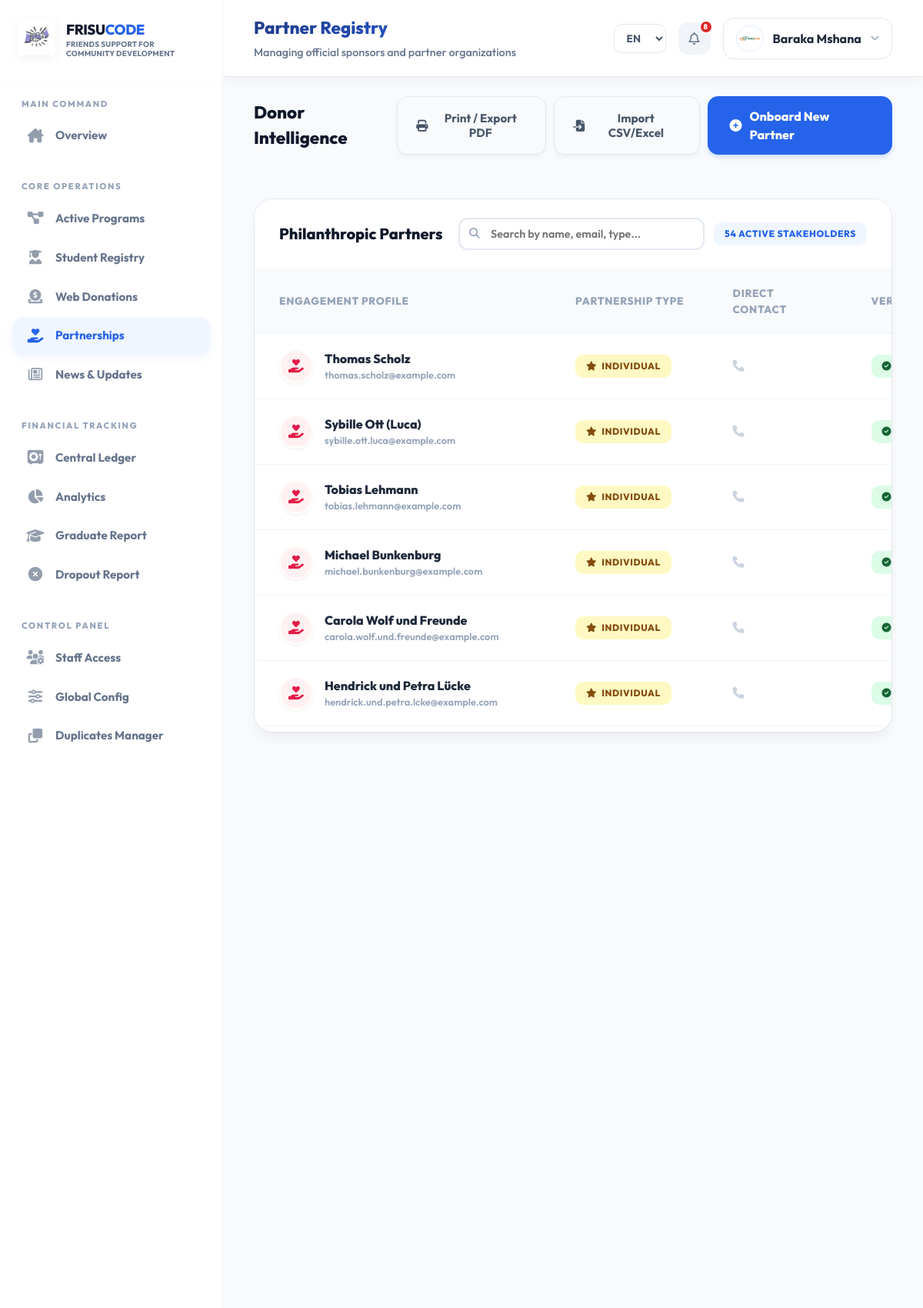
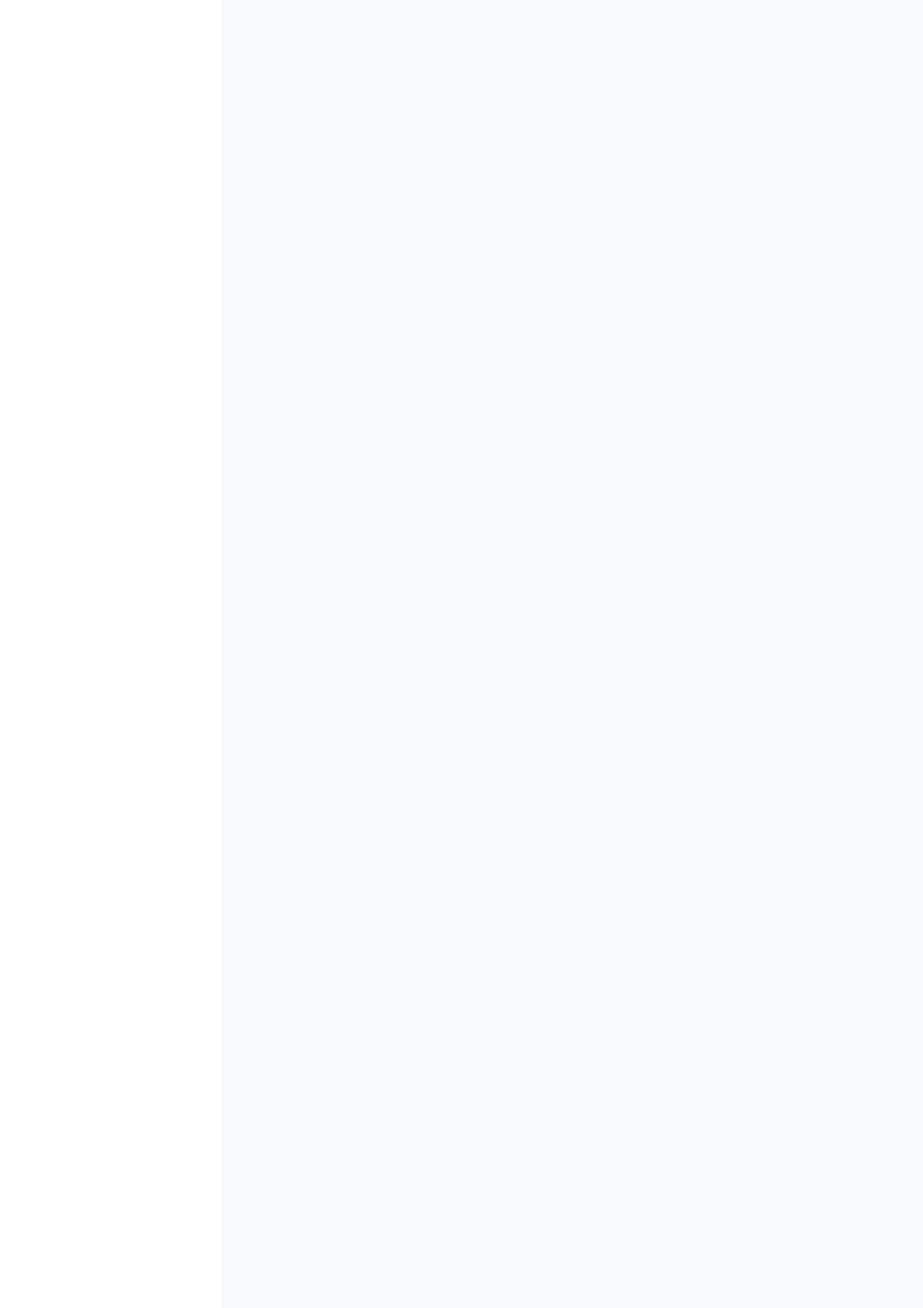
Screenshot of /system/donors/index.php (signed in, upper part) with the database file from the repository (2 pictures, top to bottom).
### tables this page shows
CREATE TABLE `users` (
  `id` int(11) NOT NULL,
  `full_name` varchar(100) NOT NULL,
  `email` varchar(100) NOT NULL,
  `profile_picture` varchar(255) DEFAULT NULL,
  `phone` varchar(30) DEFAULT NULL,
  `address` text DEFAULT NULL,
  `password` varchar(255) NOT NULL,
  `role` enum('super_admin','director','project_manager','finance','me_officer','field_officer','donor','guest') NOT NULL DEFAULT 'guest',
  `status` enum('active','inactive') DEFAULT 'active',
  `preferred_language` enum('en','sw','de','fr','es') DEFAULT 'en',
  `last_login` datetime DEFAULT NULL,
  `created_at` timestamp NOT NULL DEFAULT current_timestamp(),
  `updated_at` timestamp NOT NULL DEFAULT current_timestamp() ON UPDATE current_timestamp()
);

CREATE TABLE `sponsors` (
  `id` int(11) NOT NULL,
  `user_id` int(11) DEFAULT NULL,
  `organization_name` varchar(200) DEFAULT NULL,
  `phone` varchar(50) DEFAULT NULL,
  `address` text DEFAULT NULL,
  `sponsor_type` enum('individual','organization','government') DEFAULT 'individual'
);

### system/donors/index.php (the view, shortened to what this page needs)
<?php
require_once __DIR__ . '/../auth/auth_check.php';
require_once __DIR__ . '/../config/db.php';
try {
    $stmt = $pdo->query("SELECT s.*, u.email, u.full_name FROM sponsors s JOIN users u ON s.user_id = u.id ORDER BY u.created_at DESC");
    $donors = $stmt->fetchAll(PDO::FETCH_ASSOC);
} catch (PDOException $e) {
    $donors = [];
}
?>
<!DOCTYPE html>
<html lang="<?= htmlspecialchars($lang ?? 'en') ?>">
<head>
    <link rel="stylesheet" href="../../assets/css/system-dashboard.css">
    <link rel="stylesheet" href="https://cdnjs.cloudflare.com/ajax/libs/font-awesome/6.5.1/css/all.min.css">
</head>
<body>
<div class="dashboard-layout">
    <div class="main">
        <?php include __DIR__ . '/../partials/header.php'; ?>
        <div class="page-header fade-in" style="margin-bottom: 0;">
            <h2 style="font-family: 'Outfit'; font-weight: 800;"><?= __('Donor Intelligence') ?></h2>
            <div style="display: flex; gap: 10px;">
                <button onclick="window.print()" class="btn-secondary" style="border-radius: 14px; box-shadow: 0 4px 6px -1px rgba(0, 0, 0, 0.05); cursor: pointer;">
                    <i class="fa-solid fa-print"></i> <?= __('Print / Export PDF') ?>
                </button>
                <button onclick="document.getElementById('importFile').click()" class="btn-secondary" style="border-radius: 14px; box-shadow: 0 4px 6px -1px rgba(0, 0, 0, 0.05); cursor: pointer;">
                    <i class="fa-solid fa-file-import"></i> <?= __('Import CSV/Excel') ?>
                </button>
                <a href="create.php" class="btn-primary" style="border-radius: 14px; box-shadow: 0 4px 6px -1px rgba(37, 99, 235, 0.22);">
                    <i class="fa-solid fa-plus-circle"></i> <?= __('Onboard New Partner') ?>
                </a>
            </div>
        </div>
        <div class="content-box fade-in" style="margin: 32px 40px; animation-delay: 0.1s;">
            <div style="padding: 24px 32px; border-bottom: 2px solid #f8fafc; display: flex; justify-content: space-between; align-items: center; background: #fff; flex-wrap: wrap; gap: 15px;">
                <h3 style="font-family: 'Outfit'; font-size: 1.25rem; font-weight: 800; margin: 0; color: #0f172a;"><?= __('Philanthropic Partners') ?></h3>
                <div style="display: flex; align-items: center; gap: 12px; flex-wrap: wrap;">
                    <div style="position: relative;">
                        <i class="fa-solid fa-magnifying-glass" style="position: absolute; left: 14px; top: 50%; transform: translateY(-50%); color: #94a3b8; font-size: 0.85rem;"></i>
                        <input type="text" id="searchDonors" placeholder="<?= __('Search by name, email, type...') ?>" oninput="filterTable()" style="padding: 10px 16px 10px 40px; border: 2px solid #e2e8f0; border-radius: 12px; font-size: 0.9rem; font-weight: 600; width: 320px; outline: none; transition: border-color 0.2s; font-family: inherit;" onfocus="this.style.borderColor='#3b82f6'" onblur="this.style.borderColor='#e2e8f0'">
                    </div>
                    <span class="badge" style="background: #eff6ff; color: #2563eb; font-weight: 800; padding: 6px 14px; border-radius: 10px; white-space: nowrap;"><?php echo count($donors); ?> <?= __('Active Stakeholders') ?></span>
                </div>
            </div>
            <?php if(count($donors) > 0): ?>
                <div style="width: 100%; max-height: 600px; overflow: auto; -webkit-overflow-scrolling: touch; border-radius: 0 0 24px 24px;">
                    <table class="data-table" id="dataTable">
                        <thead>
                            <tr>
                                <th style="padding-left: 32px;"><?= __('Engagement Profile') ?></th>
                                <th><?= __('Partnership Type') ?></th>
                                <th><?= __('Direct Contact') ?></th>
                                <th><?= __('Verified Status') ?></th>
                            </tr>
                        </thead>
                        <tbody>
                            <?php foreach($donors as $donor): ?>
                                <tr>
                                    <td style="padding-left: 32px; min-width: 250px;">
                                        <div style="display: flex; align-items: center; gap: 15px;">
                                            <div class="profile-img-circle" style="width: 44px; height: 44px; background: #fff1f2; color: #e11d48; font-size: 1.1rem; border: 2px solid #fff; box-shadow: 0 2px 4px rgba(0,0,0,0.05); flex-shrink: 0;">
                                                <i class="fa-solid fa-hand-holding-heart"></i>
                                            </div>
                                            <div>
                                                <div style="font-weight: 800; color: #1e293b; font-family: 'Outfit'; font-size: 1rem;"><?php echo htmlspecialchars($donor['organization_name'] ?: $donor['full_name']); ?></div>
                                                <div style="font-size: 0.8rem; color: #94a3b8; font-weight: 600; text-transform: lowercase;"><?php echo htmlspecialchars($donor['email']); ?></div>
                                            </div>
                                        </div>
                                    </td>
                                    <td style="min-width: 160px;">
                                        <span class="badge warning" style="display: inline-flex; align-items: center; gap: 6px; font-weight: 800; padding: 6px 14px; border-radius: 10px;">
                                            <i class="fa-solid fa-star"></i>
                                            <?php echo strtoupper($donor['sponsor_type']); ?>
                                        </span>
                                    </td>
                                    <td style="min-width: 180px;">
                                        <div style="font-size: 0.95rem; color: #475569; font-weight: 600;">
                                            <i class="fa-solid fa-phone" style="width: 20px; color: #cbd5e1;"></i>
                                        </div>
                                    </td>
                                    <td style="min-width: 150px;">
                                        <span class="badge success" style="display: inline-flex; align-items: center; gap: 6px; font-weight: 800; padding: 6px 14px;">
                                            <i class="fa-solid fa-circle-check"></i>
                                        </span>
                                    </td>
                                </tr>
                            <?php endforeach; ?>
                        </tbody>
                    </table>
                </div>
            <?php endif; ?>
        </div>
    </div>
</div>
</body>
</html>

### system/partials/header.php (shortened to what this page needs)
<?php
$current_url = $_SERVER['REQUEST_URI'];
$title_data = ['title' => __('System Module'), 'sub' => __('FRISUCODE Smart Office')];
if (strpos($current_url, '/dashboards/super_admin.php') !== false) {
    $title_data = ['title' => __('Executive Dashboard'), 'sub' => __('Real-time overview of organization impact')];
} elseif (strpos($current_url, '/dashboards/staff.php') !== false) {
    $title_data = ['title' => __('Staff Dashboard'), 'sub' => __('Your workspace and assigned tasks')];
} elseif (strpos($current_url, '/dashboards/project_manager.php') !== false) {
    $title_data = ['title' => __('Project Manager Dashboard'), 'sub' => __('Manage active programs and resources')];
} elseif (strpos($current_url, '/dashboards/donor.php') !== false) {
    $title_data = ['title' => __('Donor Portal'), 'sub' => __('Your impact and contribution overview')];
} elseif (strpos($current_url, '/dashboards/finance.php') !== false) {
    $title_data = ['title' => __('Finance Dashboard'), 'sub' => __('Real-time financial control and oversight')];
} elseif (strpos($current_url, '/projects/') !== false) {
    if (strpos($current_url, 'create.php') !== false) {
        $title_data = ['title' => __('New Program'), 'sub' => __('Initiating a community initiative')];
    } else {
        $title_data = ['title' => __('Project Management'), 'sub' => __('Overseeing active programs and goals')];
    }
} elseif (strpos($current_url, '/beneficiaries/') !== false) {
    if (strpos($current_url, 'create.php') !== false) {
        $title_data = ['title' => __('Student Registration'), 'sub' => __('Adding a new beneficiary to the database')];
    } else {
        $title_data = ['title' => __('Student Registry'), 'sub' => __('Managing sponsored students and progress')];
    }
} elseif (strpos($current_url, '/finance/') !== false) {
    if (strpos($current_url, 'create.php') !== false) {
        $title_data = ['title' => __('New Entry'), 'sub' => __('Recording financial movement in the ledger')];
    } else {
        $title_data = ['title' => __('Financial Ledger'), 'sub' => __('Tracking organizational inflow and outflow')];
    }
} elseif (strpos($current_url, '/donations/') !== false) {
    $title_data = ['title' => __('Public Contributions'), 'sub' => __('Reviewing donations received from the website')];
} elseif (strpos($current_url, '/donors/') !== false) {
    $title_data = ['title' => __('Partner Registry'), 'sub' => __('Managing official sponsors and partner organizations')];
} elseif (strpos($current_url, '/reports/') !== false) {
    $title_data = ['title' => __('Impact Analytics'), 'sub' => __('Data-driven insights and reporting')];
} elseif (strpos($current_url, '/users/') !== false) {
    $title_data = ['title' => __('Staff Directory'), 'sub' => __('Managing system access and personnel roles')];
} elseif (strpos($current_url, '/settings/') !== false) {
    $title_data = ['title' => __('Global Settings'), 'sub' => __('System-wide configurations and branding')];
}
$adminName = $_SESSION['user_name'] ?? 'Admin User';
$lang = $_SESSION['lang'] ?? 'en';
?>
<header class="topbar">
    <div>
        <h1><?= $title_data['title'] ?></h1>
        <p><?= $title_data['sub'] ?></p>
    </div>
    <div class="top-actions">
        <form method="get" class="lang-select">
            <select name="lang" onchange="this.form.submit()">
                <option value="en" <?= ($lang ?? 'en')=='en'?'selected':'' ?>>EN</option>
            </select>
        </form>
        <?php
        $headerNotifs = [];
        if (isset($pdo)) {
            try {
                $stmt = $pdo->query("SELECT id, full_name, registered_at FROM beneficiaries ORDER BY registered_at DESC LIMIT 5");
                while ($row = $stmt->fetch(PDO::FETCH_ASSOC)) {
                    $headerNotifs[] = [
                        'time' => strtotime($row['registered_at'])
                    ];
                }
                $stmt = $pdo->query("SELECT id, title, created_at FROM projects ORDER BY created_at DESC LIMIT 5");
                while ($row = $stmt->fetch(PDO::FETCH_ASSOC)) {
                    $headerNotifs[] = [
                        'time' => strtotime($row['created_at'])
                    ];
                }
            } catch (PDOException $e) {}
        }
        $headerNotifCount = count($headerNotifs);
        ?>
        <a href="/frisucode_ms/system/notifications/index.php" class="icon-btn" title="<?= __('System Notifications') ?>">
            <i class="fa-regular fa-bell"></i>
            <?php if($headerNotifCount > 0): ?>
                <span class="badge"><?= $headerNotifCount ?></span>
            <?php endif; ?>
        </a>
        <div class="profile">
            <div class="profile-trigger">
                <?php
                $sysUserId = $_SESSION['user_id'] ?? null;
                $pPic = null;
                if ($sysUserId && isset($pdo)) {
                    try {
                        $usrStmt = $pdo->prepare("SELECT profile_picture FROM users WHERE id = ?");
                        $usrStmt->execute([$sysUserId]);
                        $pPic = $usrStmt->fetchColumn();
                    } catch(PDOException $e) {}
                }
                if (!empty($pPic)): ?>
                    <img src="<?= htmlspecialchars($pPic) ?>" alt="Profile" style="width: 36px; height: 36px; border-radius: 50%; object-fit: cover; border: 2px solid var(--primary-light);">
                <?php else: ?>
                    <div class="profile-img-circle">
                        <?= strtoupper(substr($adminName, 0, 1)) ?>
                    </div>
                <?php endif; ?>
                <span style="font-weight: 700; color: #1e293b;"><?= htmlspecialchars($adminName) ?></span>
                <i class="fa-solid fa-chevron-down" style="font-size: 0.7rem; color: #94a3b8;"></i>
            </div>
        </div>
    </div>
</header>

### rows the page displays
users: profile_picture (picture)
sponsors: organization_name "Thomas Scholz", user.email "thomas.scholz@example.com", sponsor_type "INDIVIDUAL"
sponsors: organization_name "Sybille Ott (Luca)", user.email "sybille.ott.luca@example.com", sponsor_type "INDIVIDUAL"
sponsors: organization_name "Tobias Lehmann", user.email "tobias.lehmann@example.com", sponsor_type "INDIVIDUAL"
sponsors: organization_name "Michael Bunkenburg", user.email "michael.bunkenburg@example.com", sponsor_type "INDIVIDUAL"
sponsors: organization_name "Carola Wolf und Freunde", user.email "carola.wolf.und.freunde@example.com", sponsor_type "INDIVIDUAL"
sponsors: organization_name "Hendrick und Petra Lücke", user.email "hendrick.und.petra.lcke@example.com", sponsor_type "INDIVIDUAL"

### other values shown
__('Friends Support for Community Development') "FRIENDS SUPPORT FOR COMMUNITY DEVELOPMENT"
__('Main Command') "MAIN COMMAND"
__('Overview') "Overview"
__('Core Operations') "CORE OPERATIONS"
__('Active Programs') "Active Programs"
__('Student Registry') "Student Registry"
__('Web Donations') "Web Donations"
__('Partnerships') "Partnerships"
__('News & Updates') "News & Updates"
__('Financial Tracking') "FINANCIAL TRACKING"
__('Central Ledger') "Central Ledger"
__('Analytics') "Analytics"
__('Graduate Report') "Graduate Report"
__('Dropout Report') "Dropout Report"
__('Control Panel') "CONTROL PANEL"
